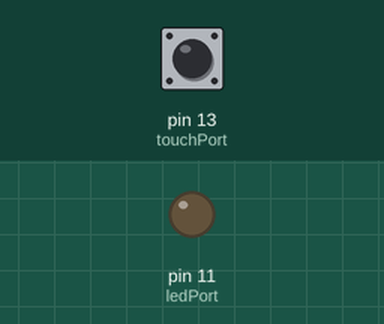
Bench run of a sketch on a simulated Arduino Uno, built with avr-gcc and run on an emulated ATmega328P. Shown: output pins drawn as LEDs (lit = HIGH). The inputs (shaded band) are chosen by the test bench; at power-on: pin 13 (touchPort) LOW.

Above: at 1.2 s.
1.3 s: pin 13 (touchPort) pulled HIGH for 0.15 s
At 1.37 s:
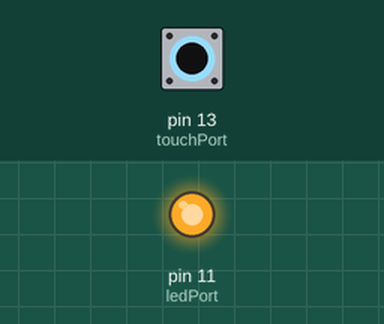
2.9 s: pin 13 (touchPort) pulled HIGH for 3.2 s
At 6.9 s:
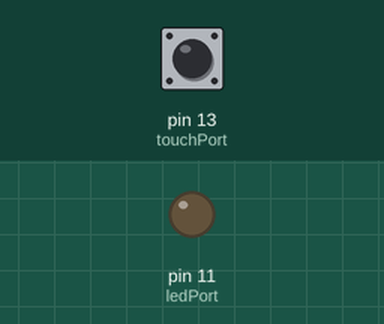
Timing chart, 0 to 8.4 s (numbered marks = the images above; inputs shaded):
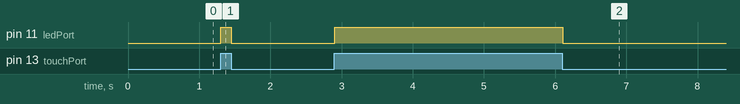

The sketch:

Touch_Sensor.ino
```cpp
const int touchPort = 13;
const int ledPort = 11;
int touchValue;

void setup() {
  pinMode(touchPort, INPUT);
  pinMode(ledPort, OUTPUT);
}

void loop() {
  touchValue = digitalRead(touchPort);
  if (touchValue == HIGH) {
    digitalWrite(ledPort, HIGH);
  } else {
    digitalWrite(ledPort, LOW);
  }
  delay(10);
}
```

Measured:
- after the input at 1.3 s, pin 11 (ledPort): LOW → HIGH at once, → LOW 0.15 s later
- after the input at 2.9 s, pin 11 (ledPort): LOW → HIGH at once, → LOW 3.2 s later
